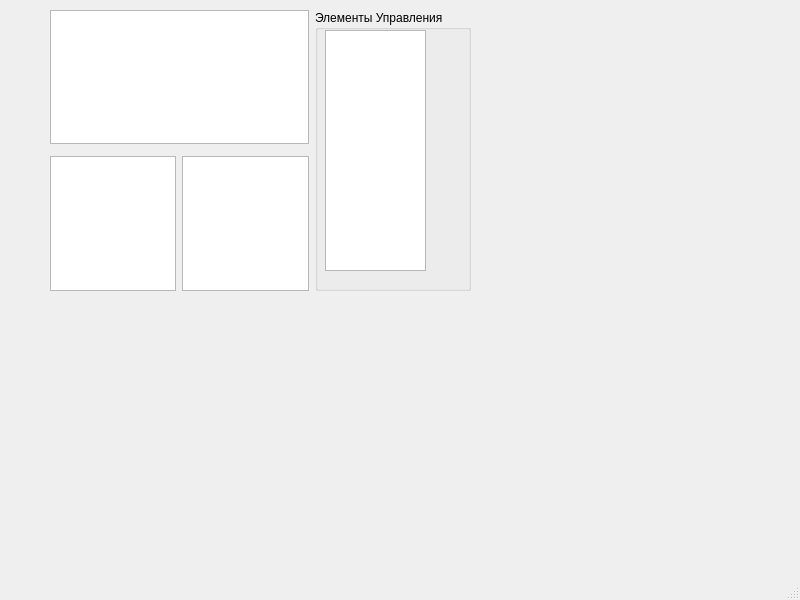
<?xml version="1.0" encoding="UTF-8"?>
<ui version="4.0">
 <class>MainWindow</class>
 <widget class="QMainWindow" name="MainWindow">
  <property name="geometry">
   <rect>
    <x>0</x>
    <y>0</y>
    <width>800</width>
    <height>600</height>
   </rect>
  </property>
  <property name="windowTitle">
   <string>MainWindow</string>
  </property>
  <widget class="QWidget" name="centralwidget">
   <widget class="QWidget" name="gridLayoutWidget">
    <property name="geometry">
     <rect>
      <x>50</x>
      <y>10</y>
      <width>421</width>
      <height>281</height>
     </rect>
    </property>
    <layout class="QGridLayout" name="gridLayout">
     <item row="0" column="2" rowspan="3">
      <widget class="QGroupBox" name="groupBox">
       <property name="title">
        <string>Элементы Управления</string>
       </property>
       <widget class="QListWidget" name="listWidget">
        <property name="geometry">
         <rect>
          <x>10</x>
          <y>20</y>
          <width>101</width>
          <height>241</height>
         </rect>
        </property>
       </widget>
      </widget>
     </item>
     <item row="2" column="0">
      <widget class="QListView" name="listView"/>
     </item>
     <item row="2" column="1">
      <widget class="QTableView" name="tableView"/>
     </item>
     <item row="0" column="0" colspan="2">
      <widget class="CustomGraphicView" name="graphicsView"/>
     </item>
    </layout>
   </widget>
  </widget>
  <widget class="QMenuBar" name="menubar">
   <property name="geometry">
    <rect>
     <x>0</x>
     <y>0</y>
     <width>800</width>
     <height>17</height>
    </rect>
   </property>
  </widget>
  <widget class="QStatusBar" name="statusbar"/>
 </widget>
 <customwidgets>
  <customwidget>
   <class>CustomGraphicView</class>
   <extends>QGraphicsView</extends>
   <header location="global">customgraphicview.h</header>
  </customwidget>
 </customwidgets>
 <resources/>
 <connections/>
</ui>
